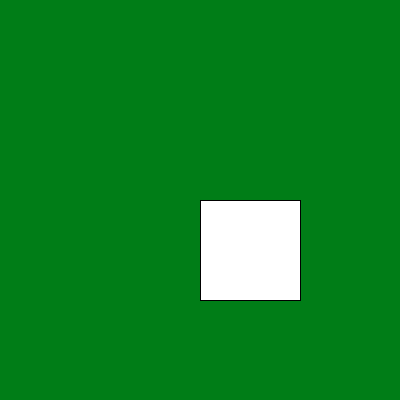
Frame 1 (no input)
Frame 60 (the mouse pressed at the canvas centre just before this capture): identical to frame 1, image omitted
Frame 120 (the mouse held since frame 60 and released just before this capture): identical to frame 1, image omitted

The Processing sketch that drew this single still picture (run headless with seeded random() and noise(); from frame 60 on, the mouse is pressed at the canvas centre):

// Processing sketch: processing_173497
// ── processing_173497.pde

//Einführung in Processing
// Abschnitt 2-1

/*Ein Processing-Programm besteht aus zwei grundlegenden Teilen. Zuerst werden grundlegende Einstellungen, wie etwa die Hintergrundfarbe und die Fenstergroesse vorgenommen...*/

void setup () {
  background(0,125,23);
  size(400,400);
}
 
/*dann beginnt das eigentliche Zeichnen.*/

void draw(){
    rect(width/2,height/2,100,100);
}
 
